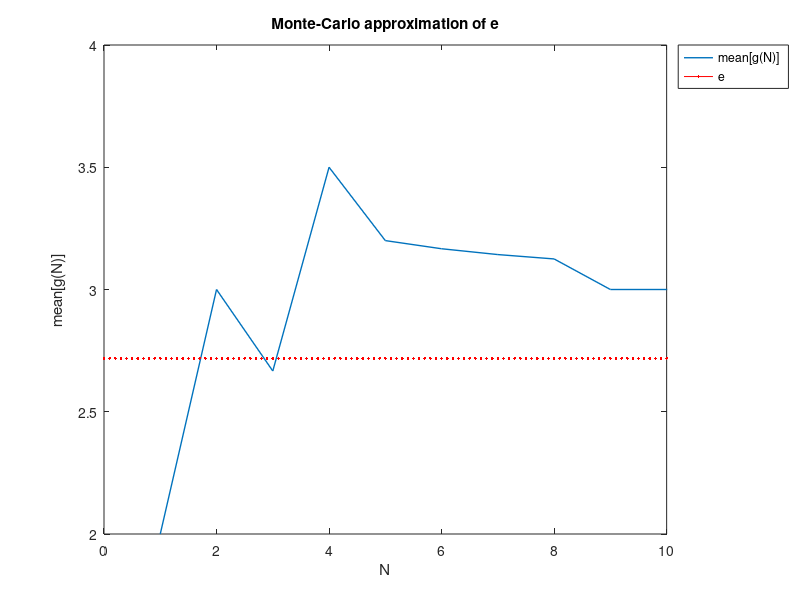
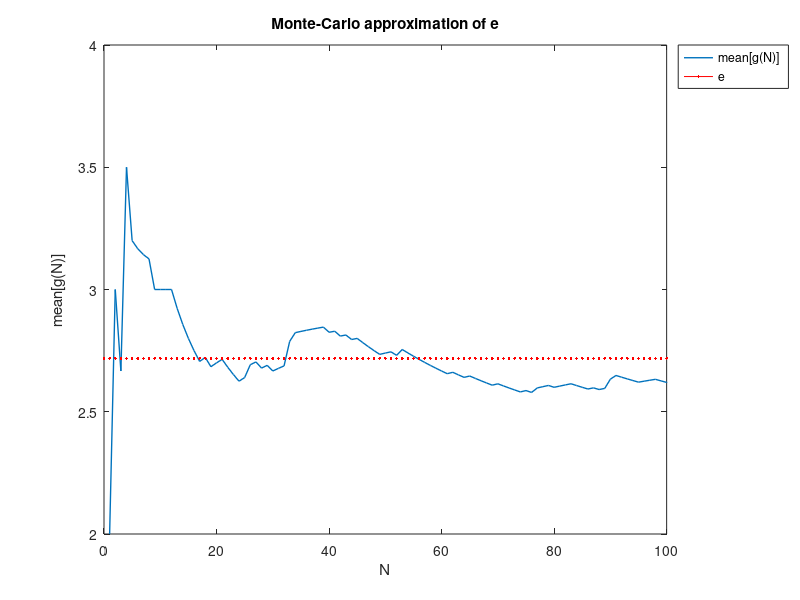
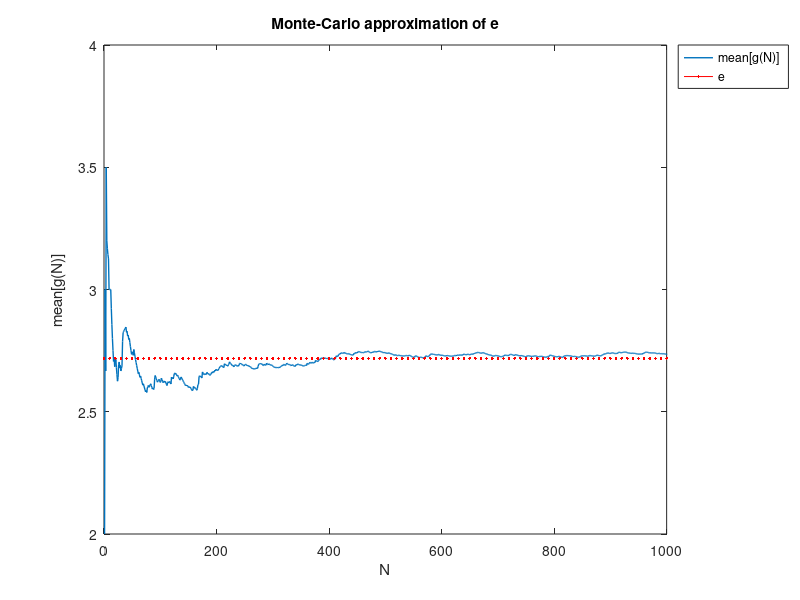
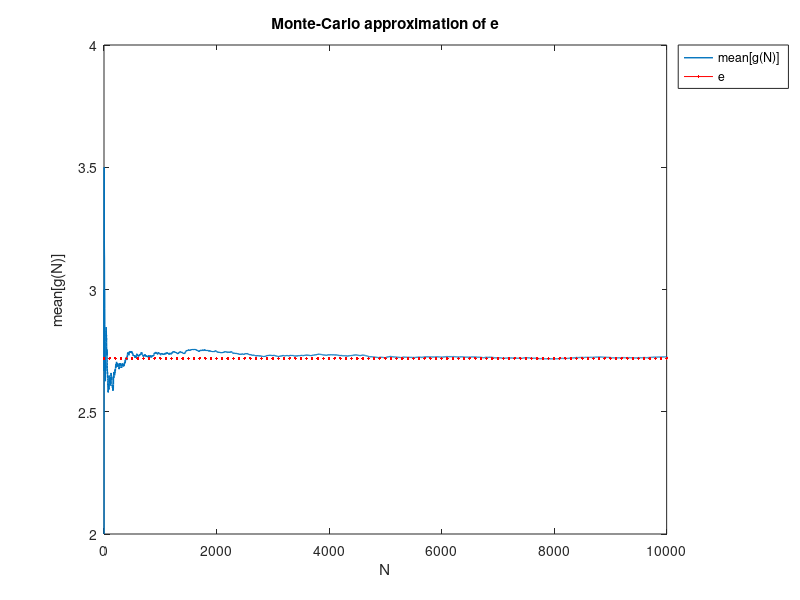

Source code (MATLAB) for these figures, in order:
N = 100000;
s = 0;
k = 0;
f = 0;
g = 0;

for i=1:N
  while s < 1
   s = s + rand;
   k = k + 1;
  end
  f(i) = k;
  g(i) = mean(f(1:i));
  s = 0;
  k = 0;
end

n = log10(N);
n = [1:n];
for i = 1:length(n)
n(i) = 10^(n(i));
end

for i=1:length(n)
h = figure();
plot(g, 'linewidth', 1);
xlim([0 n(i)]);
hold on;
plot(0:n(i)/100:n(i),e^1,"r", 'linewidth', 0.2);
xlabel("N");
ylabel(['{mean[g(N)]}' sprintf('\n')]);
legend('mean[g(N)]', 'e','location', 'northeastoutside')
title("Monte-Carlo approximation of e")
print(h, "-dpng", strcat(pwd, "/results/eApprox_", num2str(n(i)), ".png")) 
disp(g(n(i)));
end
